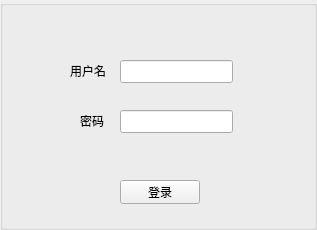
<?xml version="1.0" encoding="UTF-8"?>
<ui version="4.0">
 <class>Login</class>
 <widget class="QGroupBox" name="Login">
  <property name="geometry">
   <rect>
    <x>0</x>
    <y>0</y>
    <width>317</width>
    <height>230</height>
   </rect>
  </property>
  <property name="windowTitle">
   <string>GroupBox</string>
  </property>
  <widget class="QLineEdit" name="lineEdit">
   <property name="geometry">
    <rect>
     <x>120</x>
     <y>60</y>
     <width>113</width>
     <height>23</height>
    </rect>
   </property>
  </widget>
  <widget class="QLineEdit" name="lineEdit_2">
   <property name="geometry">
    <rect>
     <x>120</x>
     <y>110</y>
     <width>113</width>
     <height>23</height>
    </rect>
   </property>
  </widget>
  <widget class="QPushButton" name="pushButton">
   <property name="geometry">
    <rect>
     <x>120</x>
     <y>180</y>
     <width>80</width>
     <height>24</height>
    </rect>
   </property>
   <property name="text">
    <string>登录</string>
   </property>
  </widget>
  <widget class="QLabel" name="label">
   <property name="geometry">
    <rect>
     <x>70</x>
     <y>60</y>
     <width>41</width>
     <height>21</height>
    </rect>
   </property>
   <property name="text">
    <string>用户名</string>
   </property>
  </widget>
  <widget class="QLabel" name="label_2">
   <property name="geometry">
    <rect>
     <x>80</x>
     <y>110</y>
     <width>31</width>
     <height>21</height>
    </rect>
   </property>
   <property name="text">
    <string>密码</string>
   </property>
  </widget>
  <widget class="QLabel" name="info">
   <property name="geometry">
    <rect>
     <x>120</x>
     <y>140</y>
     <width>101</width>
     <height>31</height>
    </rect>
   </property>
   <property name="text">
    <string/>
   </property>
  </widget>
 </widget>
 <resources/>
 <connections/>
</ui>
